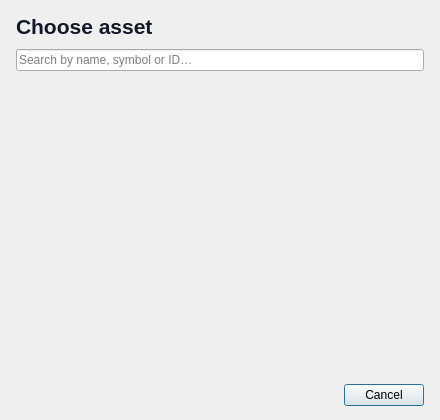
<?xml version="1.0" encoding="UTF-8"?>
<ui version="4.0">
 <class>ChooseAssetDialog</class>
 <widget class="QDialog" name="ChooseAssetDialog">
  <property name="geometry">
   <rect>
    <x>0</x>
    <y>0</y>
    <width>440</width>
    <height>420</height>
   </rect>
  </property>
  <property name="windowTitle">
   <string>Choose asset</string>
  </property>
  <property name="modal">
   <bool>true</bool>
  </property>
  <layout class="QVBoxLayout" name="verticalLayoutMain">
   <property name="spacing">
    <number>10</number>
   </property>
   <property name="leftMargin">
    <number>16</number>
   </property>
   <property name="topMargin">
    <number>14</number>
   </property>
   <property name="rightMargin">
    <number>16</number>
   </property>
   <property name="bottomMargin">
    <number>14</number>
   </property>
   <item>
    <widget class="QLabel" name="labelTitle">
     <property name="text">
      <string>Choose asset</string>
     </property>
     <property name="styleSheet">
      <string notr="true">font-size: 16pt; font-weight: 700; color: #111827;</string>
     </property>
    </widget>
   </item>
   <item>
    <widget class="QLineEdit" name="lineSearch">
     <property name="placeholderText">
      <string>Search by name, symbol or ID…</string>
     </property>
     <property name="clearButtonEnabled">
      <bool>true</bool>
     </property>
    </widget>
   </item>
   <item>
    <widget class="QScrollArea" name="scrollArea">
     <property name="widgetResizable">
      <bool>true</bool>
     </property>
     <property name="frameShape">
      <enum>QFrame::NoFrame</enum>
     </property>
     <property name="styleSheet">
      <string notr="true">QScrollArea#scrollArea { background: transparent; border: none; }
QScrollArea#scrollArea &gt; QWidget { background: transparent; }
QScrollArea#scrollArea QScrollBar:vertical {
  border: none;
  background: #EEF0F3;
  width: 12px;
  margin: 0px;
}
QScrollArea#scrollArea QScrollBar::handle:vertical {
  background: #B8BFC9;
  min-height: 32px;
  border-radius: 6px;
  margin: 3px;
}
QScrollArea#scrollArea QScrollBar::handle:vertical:hover { background: #9CA3AF; }
QScrollArea#scrollArea QScrollBar::handle:vertical:pressed { background: #6B7280; }
QScrollArea#scrollArea QScrollBar::add-line:vertical,
QScrollArea#scrollArea QScrollBar::sub-line:vertical { height: 0px; subcontrol-origin: margin; }
QScrollArea#scrollArea QScrollBar::add-page:vertical,
QScrollArea#scrollArea QScrollBar::sub-page:vertical { background: none; }</string>
     </property>
     <widget class="QWidget" name="scrollAreaWidgetContents">
      <property name="geometry">
       <rect>
        <x>0</x>
        <y>0</y>
        <width>408</width>
        <height>280</height>
       </rect>
      </property>
      <property name="styleSheet">
       <string notr="true">QWidget#scrollAreaWidgetContents { background: transparent; border: none; }</string>
      </property>
      <layout class="QVBoxLayout" name="layoutCards">
       <property name="spacing">
        <number>5</number>
       </property>
       <property name="leftMargin">
        <number>0</number>
       </property>
       <property name="topMargin">
        <number>0</number>
       </property>
       <property name="rightMargin">
        <number>8</number>
       </property>
       <property name="bottomMargin">
        <number>0</number>
       </property>
      </layout>
     </widget>
    </widget>
   </item>
   <item>
    <layout class="QHBoxLayout" name="horizontalLayoutButtons">
     <item>
      <spacer name="horizontalSpacer">
       <property name="orientation">
        <enum>Qt::Horizontal</enum>
       </property>
       <property name="sizeHint" stdset="0">
        <size>
         <width>40</width>
         <height>20</height>
        </size>
       </property>
      </spacer>
     </item>
     <item>
      <widget class="QPushButton" name="buttonCancel">
       <property name="text">
        <string>Cancel</string>
       </property>
      </widget>
     </item>
    </layout>
   </item>
  </layout>
 </widget>
 <resources/>
 <connections>
  <connection>
   <sender>buttonCancel</sender>
   <signal>clicked()</signal>
   <receiver>ChooseAssetDialog</receiver>
   <slot>reject()</slot>
   <hints>
    <hint type="sourcelabel">
     <x>380</x>
     <y>400</y>
    </hint>
    <hint type="destinationlabel">
     <x>220</x>
     <y>210</y>
    </hint>
   </hints>
  </connection>
 </connections>
</ui>
